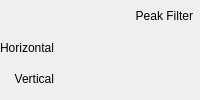
          <widget class="QFrame" name="aux_filter_frame">
           <property name="styleSheet">
            <string notr="true">#aux_filter_frame{
	border-image: url(:/icons/images/alias_background.png);
}</string>
           </property>
           <layout class="QGridLayout" name="gridLayout_6" columnstretch="1,4">
            <property name="leftMargin">
             <number>0</number>
            </property>
            <property name="topMargin">
             <number>0</number>
            </property>
            <property name="rightMargin">
             <number>7</number>
            </property>
            <property name="bottomMargin">
             <number>5</number>
            </property>
            <property name="horizontalSpacing">
             <number>18</number>
            </property>
            <property name="verticalSpacing">
             <number>0</number>
            </property>
            <item row="2" column="0">
             <widget class="QLabel" name="label_29">
              <property name="text">
               <string>Vertical</string>
              </property>
              <property name="alignment">
               <set>Qt::AlignRight|Qt::AlignTrailing|Qt::AlignVCenter</set>
              </property>
             </widget>
            </item>
            <item row="1" column="0">
             <widget class="QLabel" name="label_28">
              <property name="text">
               <string>Horizontal</string>
              </property>
              <property name="alignment">
               <set>Qt::AlignRight|Qt::AlignTrailing|Qt::AlignVCenter</set>
              </property>
             </widget>
            </item>
            <item row="0" column="1">
             <widget class="QLabel" name="label_27">
              <property name="text">
               <string>Peak Filter</string>
              </property>
              <property name="alignment">
               <set>Qt::AlignRight|Qt::AlignTrailing|Qt::AlignVCenter</set>
              </property>
             </widget>
            </item>
            <item row="0" column="0">
             <spacer name="horizontalSpacer_17">
              <property name="orientation">
               <enum>Qt::Horizontal</enum>
              </property>
              <property name="sizeHint" stdset="0">
               <size>
                <width>40</width>
                <height>20</height>
               </size>
              </property>
             </spacer>
            </item>
            <item row="1" column="1">
             <widget class="SingleSliderWithSpinbox" name="widget_aux_peak_hori" native="true"/>
            </item>
            <item row="2" column="1">
             <widget class="SingleSliderWithSpinbox" name="widget_aux_peak_verti" native="true"/>
            </item>
           </layout>
          </widget>
